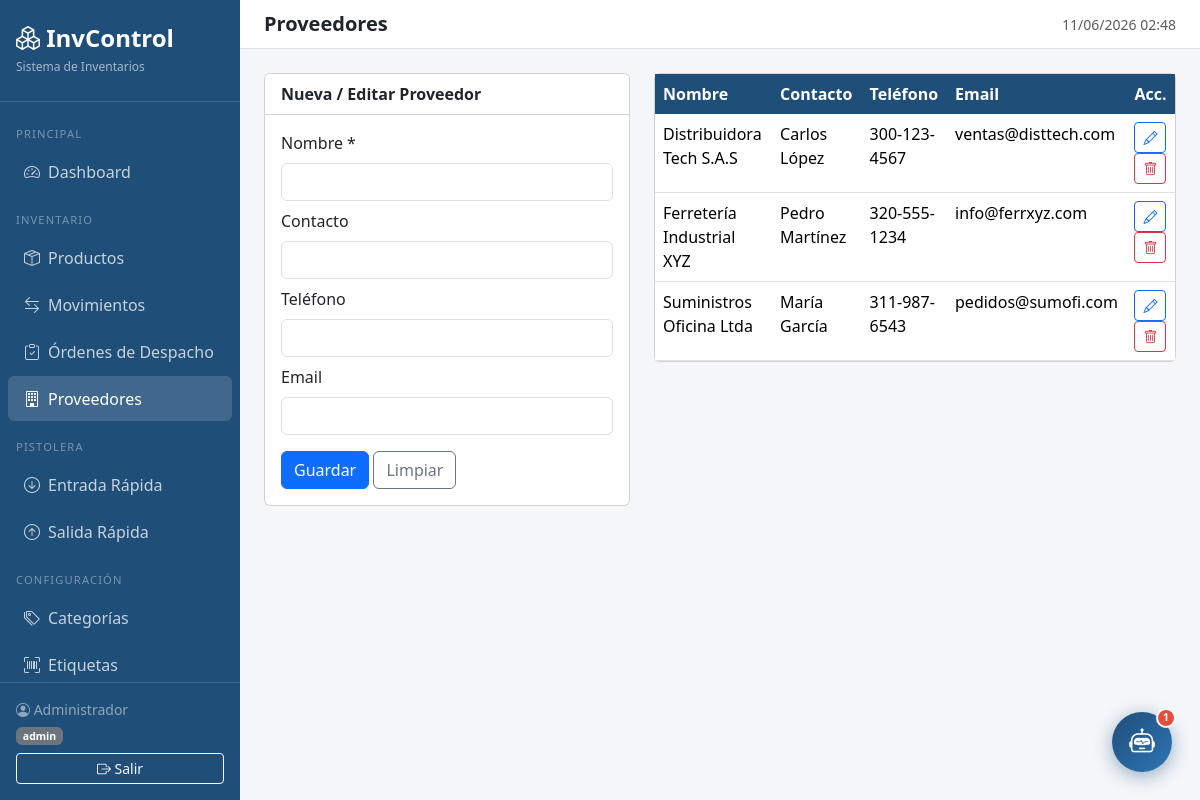
/?page=proveedores (signed in), run on the app's committed database.
### tables this page shows
CREATE TABLE IF NOT EXISTS proveedores (
    id       INT AUTO_INCREMENT PRIMARY KEY,
    nombre   VARCHAR(150) NOT NULL,
    contacto VARCHAR(100),
    telefono VARCHAR(20),
    email    VARCHAR(150)
);

### app/controllers/ProveedorController.php (called while the page is built, shortened)
<?php
class ProveedorController {
    private Proveedor $model;
    public function __construct() { $this->model = new Proveedor(); }
    public function handle(string $action, string $rol): void {
    match ($action) {
        'index'    => $this->index(),
        'guardar'  => $this->guardar(),
        'eliminar' => $this->eliminar(),
        default    => $this->index(),
    };
    }
    private function index(): void {
        $proveedores = $this->model->getAll();
        require_once __DIR__ . '/../views/proveedores/index.php';
    }
}

### index.php (called while the page is built, shortened)
<?php
require_once __DIR__ . '/config/database.php';
require_once __DIR__ . '/app/models/Proveedor.php';
require_once __DIR__ . '/app/controllers/ProveedorController.php';
$page   = $_GET['page']   ?? 'dashboard';
$action = $_GET['action'] ?? 'index';
$rol = $_SESSION['rol'] ?? 'operador';
match ($page) {
    'dashboard'   => (new AuthController())->dashboard(),
    'productos'   => (new ProductoController())->handle($action, $rol),
    'movimientos' => (new MovimientoController())->handle($action, $rol),
    'categorias'  => (new CategoriaController())->handle($action, $rol),
    'proveedores' => (new ProveedorController())->handle($action, $rol),
    'reportes'    => (new ReporteController())->handle($action, $rol),
    'scanner'     => (new ScannerController())->handle($action, $rol),
    'usuarios'    => (new UsuarioController())->handle($action, $rol),
    'despachos'   => (new DespachoController())->handle($action, $rol),
    default       => (new AuthController())->dashboard(),
};

### config/database.php (called while the page is built, shortened)
<?php
class Database {
    private static ?PDO $instance = null;
    public static function getConnection(): PDO {
        if (self::$instance === null) {
            $dsn = "mysql:host=" . DB_HOST . ";dbname=" . DB_NAME . ";charset=" . DB_CHARSET;
            $options = [
                PDO::ATTR_ERRMODE            => PDO::ERRMODE_EXCEPTION,
                PDO::ATTR_DEFAULT_FETCH_MODE => PDO::FETCH_ASSOC,
                PDO::ATTR_EMULATE_PREPARES   => false,
            ];
            try {
                self::$instance = new PDO($dsn, DB_USER, DB_PASS, $options);
            } catch (PDOException $e) {
                die(json_encode(['error' => 'Error de conexión a la base de datos: ' . $e->getMessage()]));
            }
        }
        return self::$instance;
    }
}

### app/models/Proveedor.php (called while the page is built, shortened)
<?php
class Proveedor {
    private PDO $db;
    public function __construct() { $this->db = Database::getConnection(); }
    public function getAll(): array {
        return $this->db->query("SELECT * FROM proveedores ORDER BY nombre")->fetchAll();
    }
}

### app/views/proveedores/index.php (the view, shortened to what this page needs)
<?php require_once __DIR__ . '/../layouts/header.php'; ?>
<div class="row g-4">
    <div class="col-md-5">
        <div class="card">
            <div class="card-header bg-white fw-semibold">Nueva / Editar Proveedor</div>
            <div class="card-body">
                <form method="POST" action="<?= APP_URL ?>/?page=proveedores&action=guardar">
                    <div class="mb-2"><label class="form-label">Nombre *</label><input type="text" name="nombre" id="pv_nombre" class="form-control" required></div>
                    <div class="mb-2"><label class="form-label">Contacto</label><input type="text" name="contacto" id="pv_contacto" class="form-control"></div>
                    <div class="mb-2"><label class="form-label">Teléfono</label><input type="text" name="telefono" id="pv_telefono" class="form-control"></div>
                    <div class="mb-3"><label class="form-label">Email</label><input type="email" name="email" id="pv_email" class="form-control"></div>
                    <button type="submit" class="btn btn-primary">Guardar</button>
                    <button type="button" class="btn btn-outline-secondary" onclick="resetPv()">Limpiar</button>
                </form>
            </div>
        </div>
    </div>
    <div class="col-md-7">
        <div class="card"><div class="card-body p-0">
            <table class="table table-hover mb-0">
                <thead><tr><th>Nombre</th><th>Contacto</th><th>Teléfono</th><th>Email</th><th class="text-center">Acc.</th></tr></thead>
                <tbody>
                <?php foreach ($proveedores as $pv): ?>
                    <tr>
                        <td><?= htmlspecialchars($pv['nombre']) ?></td>
                        <td><?= htmlspecialchars($pv['contacto']??'') ?></td>
                        <td><?= htmlspecialchars($pv['telefono']??'') ?></td>
                        <td><?= htmlspecialchars($pv['email']??'') ?></td>
                        <td class="text-center">
                            <button class="btn btn-sm btn-outline-primary" onclick="editPv(<?= $pv['id'] ?>, '<?= addslashes($pv['nombre']) ?>', '<?= addslashes($pv['contacto']??'') ?>', '<?= addslashes($pv['telefono']??'') ?>', '<?= addslashes($pv['email']??'') ?>')"><i class="bi bi-pencil"></i></button>
                            <a href="<?= APP_URL ?>/?page=proveedores&action=eliminar&id=<?= $pv['id'] ?>" class="btn btn-sm btn-outline-danger" onclick="return confirm('¿Eliminar?')"><i class="bi bi-trash"></i></a>
                        </td>
                    </tr>
                <?php endforeach; ?>
                </tbody>
            </table>
        </div></div>
    </div>
</div>
<?php require_once __DIR__ . '/../layouts/footer.php'; ?>

### app/views/layouts/header.php (style rules this page uses)
:root { --sidebar-w: 240px; --primary: #1F4E79; --primary-light: #2E75B6; }
body { background: #f4f6f9; font-family: 'Segoe UI', sans-serif; }
.table thead th { background: var(--primary); color: #fff; font-weight: 600; border: none; }

### data on the page
proveedores: nombre "Distribuidora Tech S.A.S", contacto "Carlos López", telefono "300-123-4567", email "ventas@disttech.com"
proveedores: nombre "Ferretería Industrial XYZ", contacto "Pedro Martínez", telefono "320-555-1234", email "info@ferrxyz.com"
proveedores: nombre "Suministros Oficina Ltda", contacto "María García", telefono "311-987-6543", email "pedidos@sumofi.com"

### other printed values
$_SESSION['nombre'] "Administrador"
$_SESSION['rol'] "admin"
$pageTitle "Proveedores"
